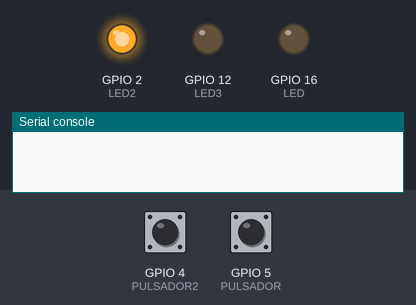
The program below on a simulated ESP8266 board running MicroPython. Parts: output pins drawn as LEDs (lit = HIGH, except the on-board LED, lit = LOW), the last lines printed to the serial console. Inputs (shaded band) come from the test bench; at power-on: GPIO 4 (PULSADOR2) LOW, GPIO 5 (PULSADOR) HIGH.

Above: at 1.2 s.
1.3 s: GPIO 4 (PULSADOR2) pulled HIGH for 0.15 s
At 1.4 s:
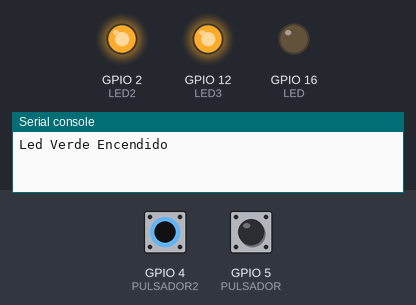
3.0 s: GPIO 5 (PULSADOR) pulled LOW for 0.15 s
At 3.1 s:
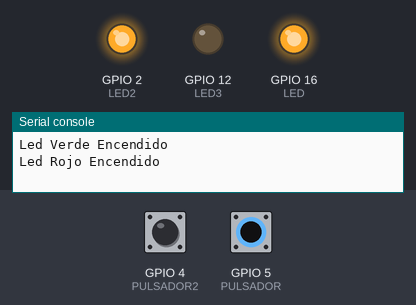
4.7 s: GPIO 5 (PULSADOR) pulled LOW for 3.2 s
At 9.0 s:
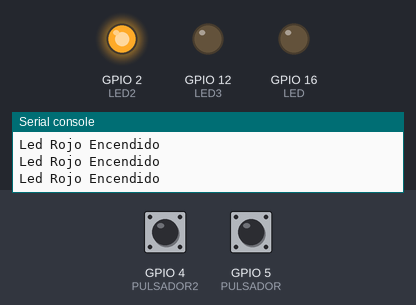
9.4 s: GPIO 4 (PULSADOR2) pulled HIGH for 3.2 s
At 10.0 s:
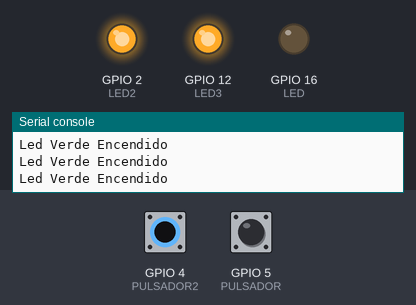
14.1 s: GPIO 4 (PULSADOR2) driven HIGH and GPIO 5 (PULSADOR) driven LOW
At 15.0 s:
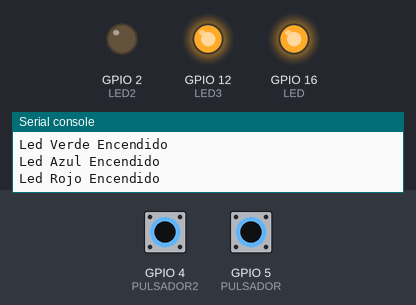
16.0 s: GPIO 5 (PULSADOR) driven HIGH
At 16.2 s:
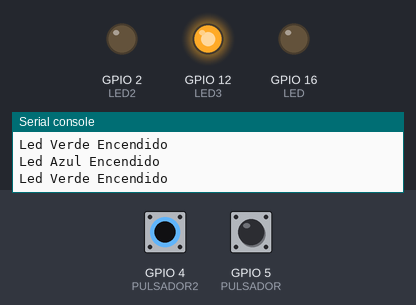
Timing chart, 0 to 18.8 s (numbered marks = the images above; inputs shaded):
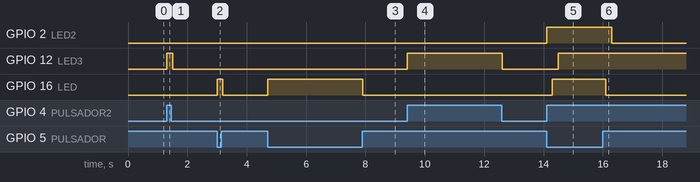

Measured:
- after the input at 1.3 s, GPIO 12 (LED3): LOW → HIGH at once, → LOW 0.20 s later
- after the input at 3.0 s, GPIO 16 (LED): LOW → HIGH at once, → LOW 0.20 s later
- after the input at 4.7 s, GPIO 16 (LED): LOW → HIGH at once, → LOW 3.2 s later
- after the input at 9.4 s, GPIO 12 (LED3): LOW → HIGH at once, → LOW 3.2 s later
- after the input at 14.1 s, GPIO 2 (LED2): LOW → HIGH at once; GPIO 12 (LED3): LOW → HIGH after 0.40 s; GPIO 16 (LED): LOW → HIGH after 0.20 s
- after the input at 16.0 s, GPIO 2 (LED2): HIGH → LOW after 0.30 s; GPIO 16 (LED): HIGH → LOW after 0.10 s

The program:

Clase_4_ESp8266__Pulsador_.py
```python
#Importamos la librerias.
from machine import Pin
import time

LED = Pin(16,Pin.OUT)   #Declaramos como salida el pin 16 almacenándolo en la variable "LED".
LED2 = Pin(2,Pin.OUT)  #Declaramos como salida el pin 2 almacenándolo en la variable "LED2".
LED3 = Pin(12,Pin.OUT)  #Declaramos como salida el pin 12 almacenándolo en la variable "LED3".

PULSADOR = Pin(5, Pin.IN,Pin.PULL_UP) #Declaramos como salida el pin 16 almacenándolo en la
                                         #variable "Pulsador" y activando la resistencia interna para Pull-Down.
PULSADOR2 = Pin(4 , Pin.IN) #Declaramos como salida el pin 16 almacenándolo en la variable "Pulsador2".

while True: #Iniciamos bucle infinito

    if PULSADOR.value() == 0: #Si el pulso enviado del pulsador1 es alto "High".
        LED.value(1)           #Encendera el LED.
        print("Led Rojo Encendido") #Imprimiendo "Led Rojo Encendido".
        time.sleep(0.2)             #Le damos un tiempo de 200ms para evitar rebote.
    else :                     #Si el pulso no esta en alto "High".
        LED.value(0)           #Entonces se Apagara el LED.

    if PULSADOR2.value() == 1:  #Si el pulso enviado del pulsador 2 es alto "High".
        LED3.value(1)           #Encendera el LED.
        print("Led Verde Encendido") #Imprimiendo "Led Rojo Encendido".
        time.sleep(0.2)              #Le damos un tiempo de 200ms para evitar rebote.
    else :                     #Si el pulso no esta en alto "High".
        LED3.value(0)          #Entonces se Encendera el LED.

    if PULSADOR2.value() == 1 and PULSADOR.value() == 0:  #Si el pulso enviado del pulsador 2 es alto "High".
        LED2.value(1)           #Encendera el LED.
        print("Led Azul Encendido") #Imprimiendo "Led Rojo Encendido".
        time.sleep(0.2)              #Le damos un tiempo de 200ms para evitar rebote.
    else :                     #Si el pulso no esta en alto "High".
        LED2.value(0)          #Entonces se Encendera el LED.
        
```
